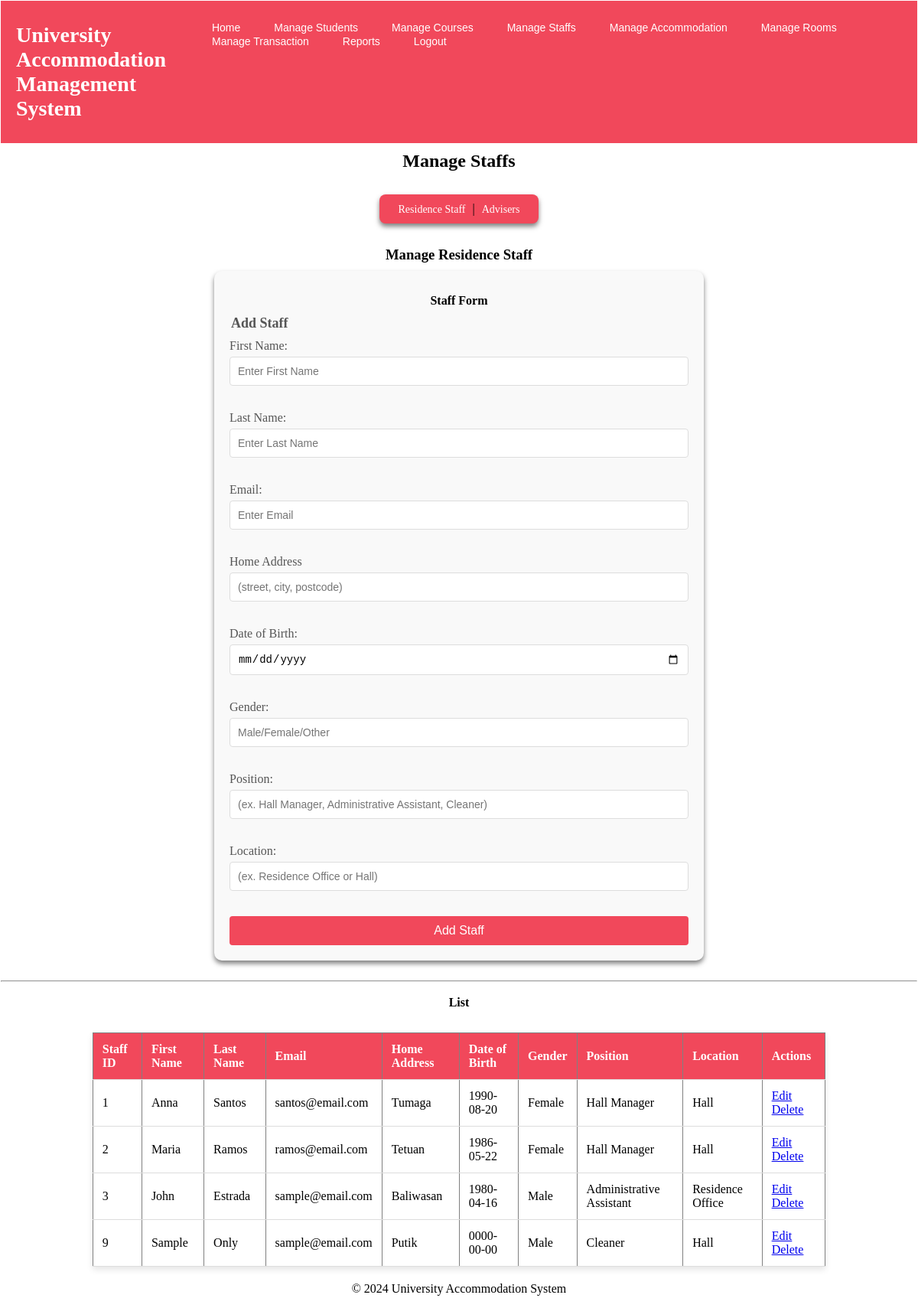
Screenshot of /pages/staffs.php (signed in) with the database file from the repository.
### tables this page shows
CREATE TABLE `residence_staff` (
  `staff_id` int(11) NOT NULL,
  `first_name` varchar(50) DEFAULT NULL,
  `last_name` varchar(50) DEFAULT NULL,
  `email` varchar(100) DEFAULT NULL,
  `home_address` text DEFAULT NULL,
  `date_of_birth` date DEFAULT NULL,
  `gender` enum('Male','Female','Other') DEFAULT NULL,
  `position` varchar(50) DEFAULT NULL,
  `location` varchar(50) DEFAULT NULL
);

### pages/staff_resi.php (the view, shortened to what this page needs)
<h3>Manage Residence Staff</h3>
<div class="form-container">
<h4>Staff Form</h4>
<form action="" method="post">
    <fieldset>
        <legend>Add Staff</legend>
        <label for="fname">First Name:</label>
        <input type="text" name="fname" placeholder="Enter First Name" required>
        <br><br>
        <label for="lname">Last Name:</label>
        <input type="text" name="lname" placeholder="Enter Last Name" required>
        <br><br>
        <label for="email">Email:</label>
        <input type="email" name="email" placeholder="Enter Email" required>
        <br><br>
        <label for="homeAddress">Home Address</label>
        <input type="text" name="homeAddress" placeholder="(street, city, postcode)" required>
        <br><br>
        <label for="dateBirth">Date of Birth:</label>
        <input type="date" name="dateBirth">
        <br><br>
        <label for="gender">Gender:</label>
        <input type="text" name="gender" placeholder="Male/Female/Other" required>
        <br><br>
        <label for="position">Position:</label>
        <input type="text" name="position" placeholder="(ex. Hall Manager, Administrative Assistant, Cleaner)" required>
        <br><br>
        <label for="location">Location:</label>
        <input type="text" name="location" placeholder="(ex. Residence Office or Hall)" required>
        <br><br>
        <button type="submit">Add Staff</button>
    </fieldset>
</form>
</div>
<?php
    $sql = "SELECT * FROM residence_staff";
    $result = $conn->query($sql);
?>
<br><hr>
<h4>List</h4>
<table border="1">
    <tr>
        <th>Staff ID</th>
        <th>First Name</th>
        <th>Last Name</th>
        <th>Email</th>
        <th>Home Address</th>
        <th>Date of Birth</th>
        <th>Gender</th>
        <th>Position</th>
        <th>Location</th>
        <th>Actions</th>
    </tr>
    <?php
        if ($result->num_rows > 0) {
            while ($row = $result->fetch_assoc()){
                echo "
                    <tr>
                        <td>" . $row['staff_id'] . "</td>
                        <td>" . $row['first_name'] . "</td>
                        <td>" . $row['last_name'] . "</td>
                        <td>" . $row['email'] . "</td>
                        <td>" . $row['home_address'] . "</td>
                        <td>" . $row['date_of_birth'] . "</td>
                        <td>" . $row['gender'] . "</td>
                        <td>" . $row['position'] . "</td>
                        <td>" . $row['location'] . "</td>
                        <td>
                            <a href='?type=resi&edit=" . $row['staff_id'] . "'>Edit</a>
                            <a href='?type=resi&delete=" . $row['staff_id'] . "'>Delete</a>
                        </td>
                    </tr>
                ";
            }
        } else {
            echo "<tr><td colspan='9'>No staffs found</td></tr>";
        }
    ?>
</table>

### assets/styles.css (style rules this page uses)
body { margin: 1px; }
h3, h2, h4 { margin: 0; padding: 10px 20px; color: white; font-weight: bold; text-align: center; color: black; }
table { width: 80%; margin: 20px auto; border-collapse: collapse; background-color: white; box-shadow: 0 4px 8px rgba(0, 0, 0, 0.1); }
th, td { padding: 12px; text-align: left; border-bottom: 1px solid #ddd; }
th { background-color: #f1485b; color: white; }
.form-container { width: 100%; max-width: 600px; margin: 0 auto; padding: 20px; background-color: #f9f9f9; border-radius: 10px; box-shadow: 0 4px 6px rgba(0, 0, 0, 0.5); text-align: center; }
form fieldset { border: none; padding: 0; margin: 0; }
form legend { font-size: 18px; margin-bottom: 10px; font-weight: bold; color: #555; text-align: left; }
form label { display: block; margin-bottom: 5px; color: #555; text-align: left; }
form input[type="text"], form input[type="email"], form input[type="date"], form select { width: 100%; padding: 10px; margin-bottom: 15px; border: 1px solid #ddd; border-radius: 4px; box-sizing: border-box; font-size: 14px; }
form button { width: 100%; padding: 10px; background-color: #f1485b; color: #fff; border: none; border-radius: 4px; font-size: 16px; cursor: pointer; transition: background-color 0.3s ease; }

### rows the page displays
residence_staff: staff_id "1", first_name "Anna", last_name "Santos", email "santos@email.com", home_address "Tumaga", date_of_birth "1990-08-20", gender "Female", position "Hall Manager", location "Hall"
residence_staff: staff_id "2", first_name "Maria", last_name "Ramos", email "ramos@email.com", home_address "Tetuan", date_of_birth "1986-05-22", gender "Female", position "Hall Manager", location "Hall"
residence_staff: staff_id "3", first_name "John", last_name "Estrada", email "sample@email.com", home_address "Baliwasan", date_of_birth "1980-04-16", gender "Male", position "Administrative Assistant", location "Residence Office"
residence_staff: staff_id "9", first_name "Sample", last_name "Only", email "sample@email.com", home_address "Putik", date_of_birth "0000-00-00", gender "Male", position "Cleaner", location "Hall"
